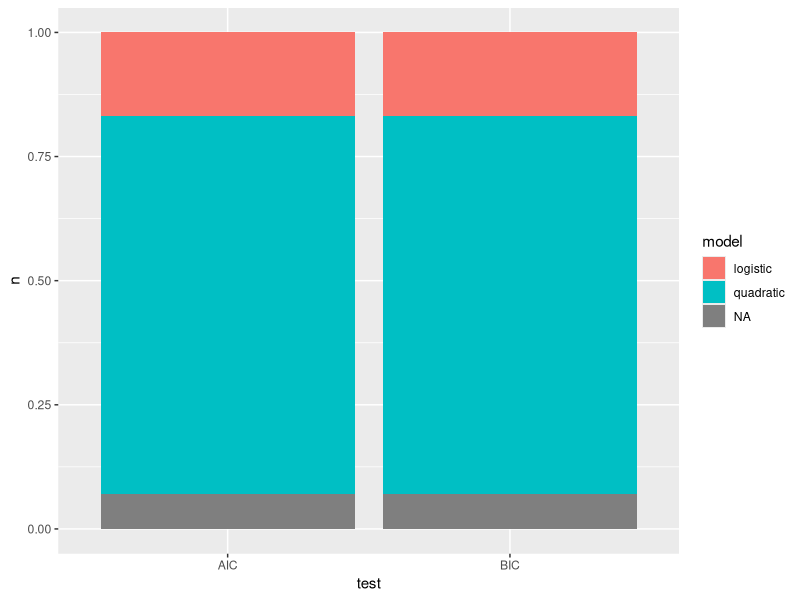

R code for this plot: (Note: this script raises an error after producing the figure.)
rm(list = ls())
graphics.off()

require(dplyr)
library(ggplot2)

# Load in data
df <- read.csv("../data/model_stats.csv")
df_original <- read.csv("../data/miniproject_data.csv")


############################################################
# find difference between AIC and BIC values for each model:
#############################################################
  
# Comparing quadratic AIC to logistic AIC
#########################################

# Make a  new column to the df 
df$AIC_diff = NA
df$AIC_selected = NA

# Calculate the difference in AIC. If the absolute difference is greater than 2, then the model with the smaller AIC value will be selected

for (i in 1:length(df$ID)){ # for i in each row
  
  df$AIC_diff[i] <- abs(df$AIC_quadratic[i] - df$AIC_logistic[i]) # calculate the absolute difference in AIC between both models
  
  if ((df$AIC_diff[i]) <= 2){ # If the absolute difference between both AIC values is <= 2...
    df$AIC_diff[i] <- NA} # Fill column with NA
  
  else{ # otherwise
    if (df$AIC_quadratic[i] > df$AIC_logistic[i]){ # If AIC quadratic > AIC logistic
      df$AIC_selected[i]<- "logistic"  # selected model is the logistic
    }
    
    else{ #  otherwise
      if (df$AIC_quadratic[i] < df$AIC_logistic[i]){ # if AIC quadratic < AIC logistic
        df$AIC_selected[i] <- "quadratic" # selected model is quadratic
      }}}}


# Create a tally which counts all the best models for each comparison
#####################################################################
count_AIC <- count(df, AIC_selected)

# Comparing quadratic BIC to logistic BIC
#########################################

# Make a  new column to the df 
df$BIC_diff = NA
df$BIC_selected = NA

# Calculate the difference in BIC. If the absolute difference is greater than 2, then the model with the smaller BIC value will be selected

for (i in 1:length(df$ID)){ # for i in each row
  
  df$BIC_diff[i] <- abs(df$BIC_quadratic[i] - df$BIC_logistic[i]) # calculate the absolute difference in BIC between both models
  
  if ((df$BIC_diff[i]) <= 2){ # If the absolute difference between both BIC values is <= 2...
    df$BIC_diff[i] <- NA} # Fill column with NA
  
  else{ # otherwise
    if (df$BIC_quadratic[i] > df$BIC_logistic[i]){ # If BIC quadratic > BIC logistic
      df$BIC_selected[i]<- "logistic"  # selected model is the logistic
    }
    
    else{ #  otherwise
      if (df$BIC_quadratic[i] < df$BIC_logistic[i]){ # if BIC quadratic < BIC logistic
        df$BIC_selected[i] <- "quadratic" # selected model is quadratic
      }}}}


# Create a tally which counts all the best models for each comparison
#####################################################################
count_BIC <- count(df, BIC_selected)

# make a df with the results 
test <- c("AIC", "AIC", "AIC", "BIC", "BIC", "BIC")
model <- c(count_AIC[,1], count_BIC[,1])
n<- c(count_AIC[,2], count_BIC[,2])

fit <- data.frame(test, model, n)


 # Make a bar plot
####################
fit_plot <-
  ggplot(fit, aes(fill=model, y=n, x=test)) + 
  geom_bar(position="fill", stat="identity")



#######################
# Graphing the results
#######################


# Define the logistic model
logistic_model <- function(t, r_max, K, N_0){ 
  return(N_0 * K * exp(r_max * t)/(K + N_0 * (exp(r_max * t) - 1)))
}

# Create a loop which plots the predicted values of both models agaist the observed data points
for (i in 1:length(unique(df_original$ID))){ # loop through unique IDs
  subs <- subset(df_original, ID==i) # create subsets based off unique IDs
  
  # Quadratic
  test <-
    ggplot(subs, aes(x = (Time), y = (PopBio))) +
    geom_point(shape=I(1)) + # sets points to 
    theme_bw() + # make the background white
    labs(x= "Time (hours)", y="Population size") + # add labels 
    theme(aspect.ratio=0.5) +  # set aspect ratio
    stat_smooth(data = subs, geom = "smooth", colour="blue",
                position = "identity", method = "lm",
                formula = y ~ poly(x,2), se = TRUE, fullrange = TRUE,
                level = 0.95, na.rm = FALSE) +
  ggtitle(paste0("ID=",i))
  
  # Add logistic
  timepoints <- seq(0, max(length(subs), 0.1))
  
  logistic_points <- logistic_model(t = timepoints,
                                   r_max = df$r_max[i],
                                   K = df$r_max[i],
                                   N_0 = df$N_0)
  # Fit model
  fit_logistic <- try(nlsLM(PopBio ~ logistic_model(t = timepoints, r_max = subs$r_max[i], K = subs$K[i], N_0 = subs$N_0[i])), silent = T)
  
  test <- test + geom_line(data = subs, aes(x = Time, y = N, col = model), size = 1) 
  
 ggsave(test, file=paste0("../results/plot", i, "pdf"), width = 10, height=10)

}




# 1 / define our model 

# 2/ set the starting values 

# run the model to get the best values for the paramters

# each subset


